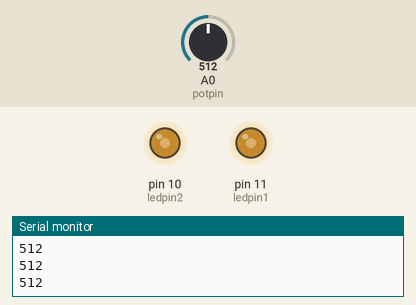
Bench run of a sketch on a simulated Arduino Uno, built with avr-gcc and run on an emulated ATmega328P. Shown: output pins drawn as LEDs (lit = HIGH), the last lines printed to the serial monitor. The test bench sets the inputs (shaded band); at power-on: A0 (potpin) = 512.

Above: at 1.2 s.
1.3 s: A0 (potpin) set to 716
At 2.3 s:
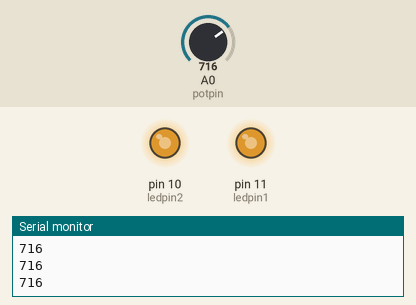
2.8 s: A0 (potpin) set to 900
At 3.6 s:
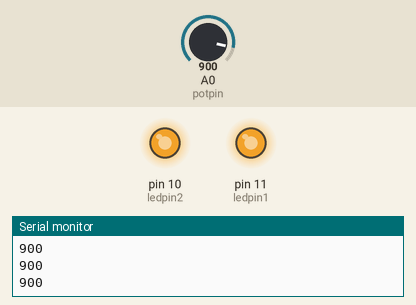
4.3 s: A0 (potpin) set to 122
At 4.9 s:
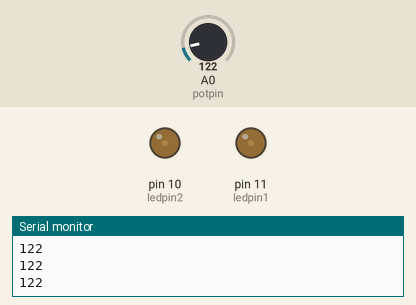
5.8 s: A0 (potpin) set to 0
At 6.2 s:
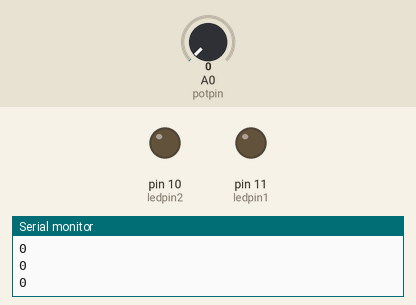
Timing chart, 0 to 8.3 s (numbered marks = the images above; inputs shaded):
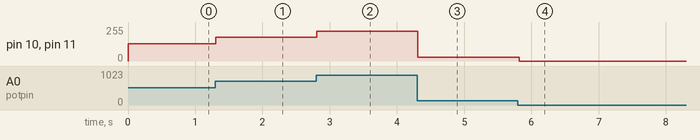

The sketch:

_6_Potmeter_PWM_example.ino
```cpp
//*******************************************************************************
//  VMA209 - Pot meter + PWM example
//  The VMA209 contains a blue potmeter (trimmer) which is connected to Analog 0
//  In this example we show You how to measure the voltage between 0 and 5V,how to visualise it by the serial monitor, and how to adjust the intensity of 2 LED's by using PWM
//  Programmed :Arduino IDE
//  Board ：Arduino Leonardo, UNO,
//*******************************************************************************/

int potpin=A0; //Initialize integer potpin as Analog 0
int ledpin1=11;//Define digital interface 11 (PWM output）
int ledpin2=10;//Define digital interface 10 (PWM output）


int val=0;// initialize val as a integer with value 0
void setup()
{
Serial.begin(9600);//Set the communications baudrate to 9600 Baud

}
void loop()
{
val=analogRead(potpin);// Read the sensor's analog value and assign it to val
Serial.println(val);// Print this value to the serial monitor
analogWrite(ledpin1,val/4);// write this value to the LED and set its brightness by PWM (value between 0 and 255, that's why devide by 4)
analogWrite(ledpin2,val/4);// write this value to the LED and set its brightness by PWM (value between 0 and 255, that's why devide by 4)


delay(100);//wait for 0,1 second for the next measurement
}
```

Measured:
- after the input at 1.3 s, pin 10 (ledpin2), pin 11 (ledpin1): 128/255 → 179/255 at once
- after the input at 2.8 s, pin 10 (ledpin2), pin 11 (ledpin1): 179/255 → 225/255 at once
- after the input at 4.3 s, pin 10 (ledpin2), pin 11 (ledpin1): 225/255 → 30/255 at once
- after the input at 5.8 s, pin 10 (ledpin2), pin 11 (ledpin1): 30/255 → 0/255 at once
